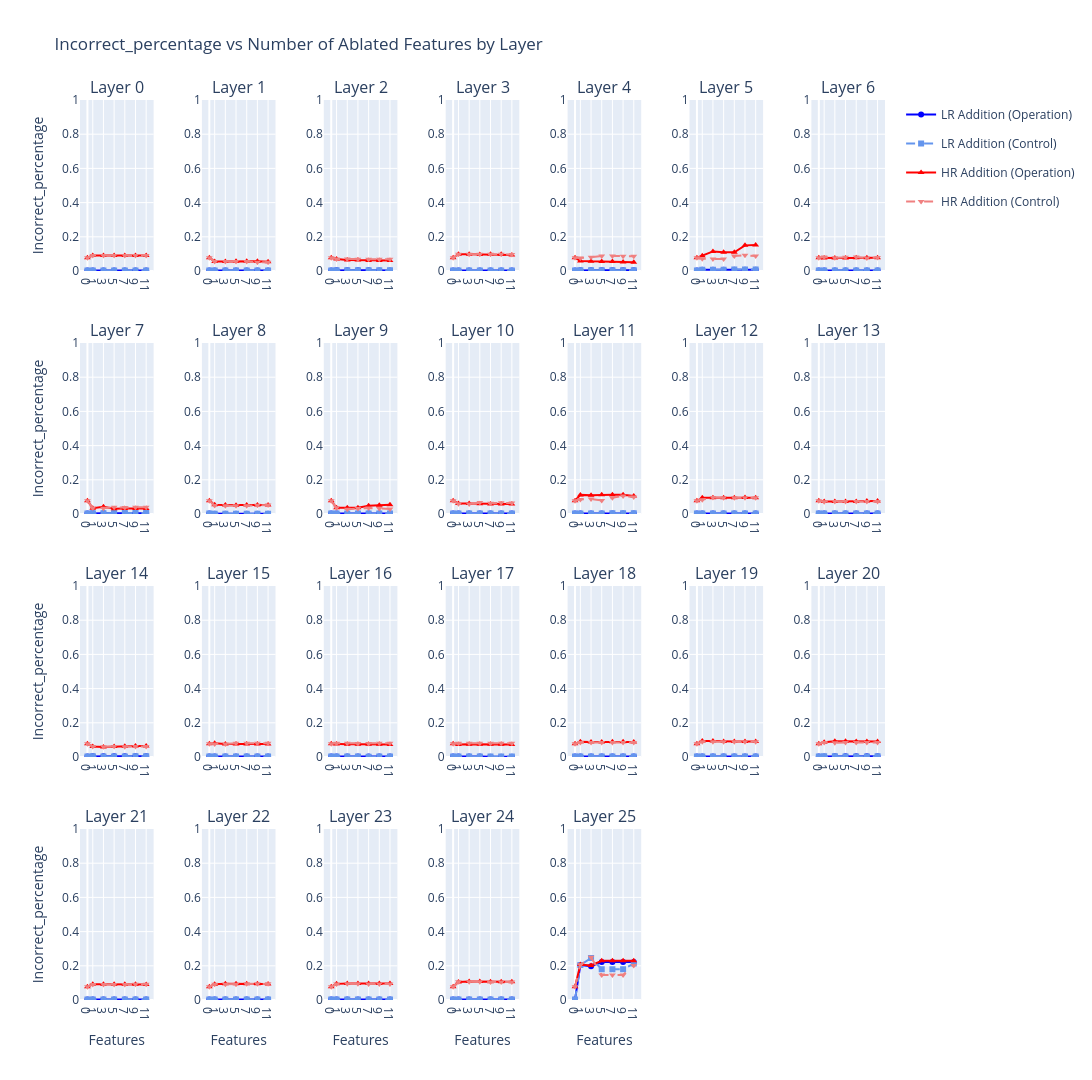

Write notebook code for a chart like this one.
### Code cell
# ADDITION incorrect Percentage
plot_accuracy_by_features_interactive(accuracy_results, addition_config, add_features_dict=add_features_dict, sub_features_dict=sub_features_dict, metric='incorrect_percentage')
# plot_individual_layer_plots(accuracy_results, addition_config, layers=[0, 5, 10, 15, 25], metric='incorrect_percentage')
